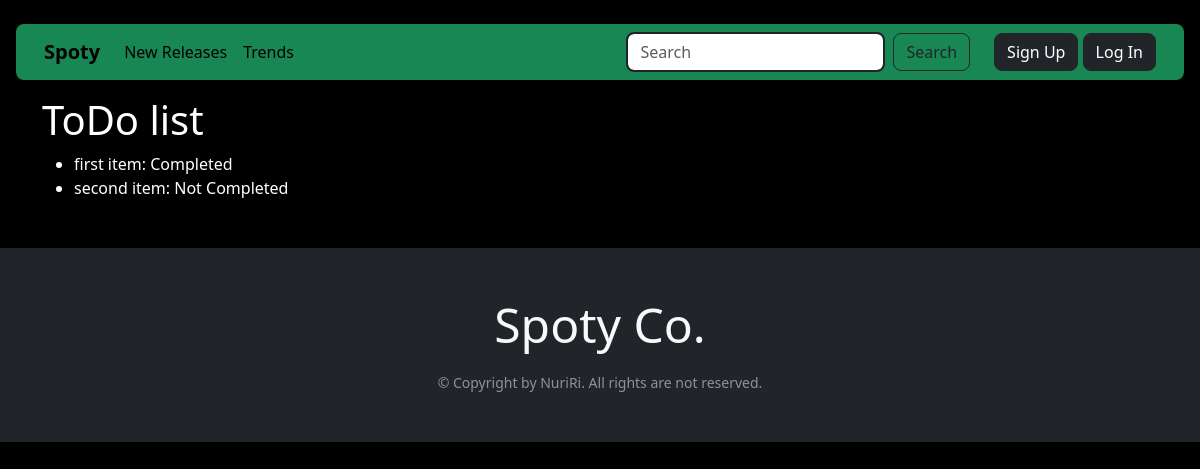
The page /todos/ on the database its author committed.
### mywebsite/models.py (models this page shows)
class ToDoItem(models.Model):
    title = models.CharField(max_length=200)
    completed = models.BooleanField(default=False)

### mywebsite/views.py (the view)
# urls.py: path("todos/", views.todos, name="todos"),
def todos(request):
    items = ToDoItem.objects.all()
    return render(request, "todos.html", {"todos": items})

### mywebsite/templates/todos.html
{% extends "base.html" %} {%block content%}
<h1>ToDo list</h1>
<ul>
    {%for todo in todos%}
    <li>
        {{todo.title}}: {%if todo.completed%}Completed {% else %}Not Completed {% endif %}
    </li>
    {% endfor %}
</ul>
{%endblock%}

### rows shown on the page
ToDoItem: title "first item", completed "Completed"
ToDoItem: title "second item", completed "Not Completed"
